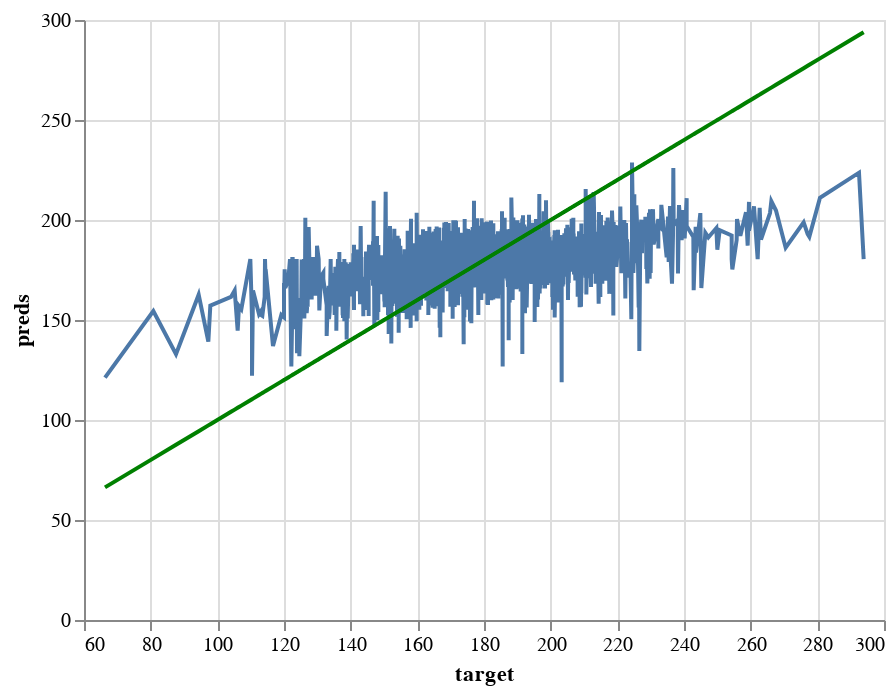

Notebook source saved alongside this figure:
### Code cell
# predictions vs target line charts on the train set
perfect_test = alt.Chart(pd.DataFrame({'target': y_train, 'preds': y_train})).mark_line(color='green').encode(
    x='target',
    y='preds'
)

pred_chart_test = alt.Chart(pd.DataFrame({'target': y_train, 'preds': y_train_preds})).mark_line().encode(
    x='target',
    y='preds'
  )

pred_chart_test + perfect_test

### Figure 1 — Vega-Lite specification as saved in the notebook (floating-point values rounded to 4 significant figures; data arrays with more than 128 entries replaced by an {"elided": "..."} marker saying what was removed)
{"config": {"view": {"continuousWidth": 400, "continuousHeight": 300}}, "layer": [{"data": {"name": "data-7e2e3c0746bb5ba7c182333c04cc8598"}, "mark": "line", "encoding": {"x": {"field": "target", "type": "quantitative"}, "y": {"field": "preds", "type": "quantitative"}}}, {"data": {"name": "data-bf78e41ea337c5e97d8b2ba65c1ec9dc"}, "mark": {"type": "line", "color": "green"}, "encoding": {"x": {"field": "target", "type": "quantitative"}, "y": {"field": "preds", "type": "quantitative"}}}], "$schema": "https://vega.github.io/schema/vega-lite/v4.17.0.json", "datasets": {"data-7e2e3c0746bb5ba7c182333c04cc8598": {"elided": "1926 records"}, "data-bf78e41ea337c5e97d8b2ba65c1ec9dc": {"elided": "1926 records"}}}
